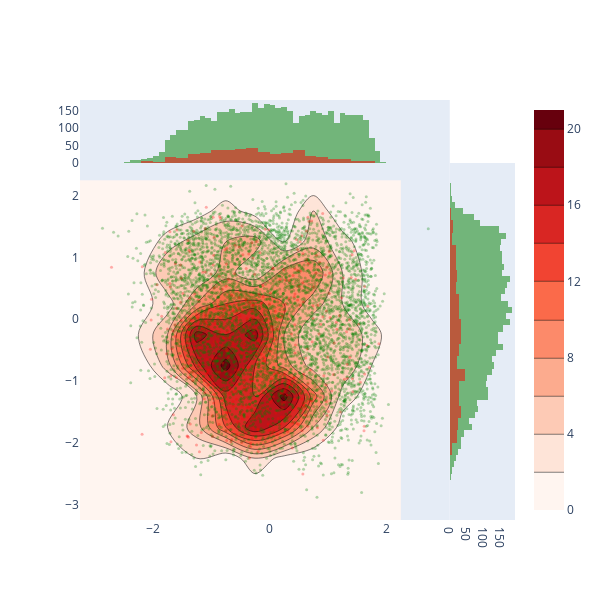

Notebook code cell kept with this figure:
### Code cell
import plotly.graph_objects as go

fig = go.Figure()
fig.add_trace(go.Histogram2dContour(
        x = comps.loc[comps.Red==1, "COM_x_z"],
        y = comps.loc[comps.Red==1, "COM_y_z"],
        colorscale = 'Reds_r',
        reversescale = True,
        xaxis = 'x',
        yaxis = 'y',
        opacity = 1,
    ))
fig.add_trace(go.Scatter(
        x = comps.loc[comps.Red==0, "COM_x_z"],
        y = comps.loc[comps.Red==0, "COM_y_z"],
        xaxis = 'x',
        yaxis = 'y',
        mode = 'markers',
        marker = dict(
            color = 'green',
            size = 3,
            opacity = 0.3
        )
    ))
fig.add_trace(go.Scatter(
        x = comps.loc[comps.Red==1, "COM_x_z"],
        y = comps.loc[comps.Red==1, "COM_y_z"],
        xaxis = 'x',
        yaxis = 'y',
        mode = 'markers',
        marker = dict(
            color = 'red',
            size = 3,
            opacity = 0.3
        )
    ))
fig.add_trace(go.Histogram(
        y = comps.loc[comps.Red==0, "COM_y_z"],
        xaxis = 'x2',
        marker = dict(
            color = 'green',
            opacity = 0.5
        )
    ))
fig.add_trace(go.Histogram(
        x = comps.loc[comps.Red==0, "COM_x_z"],
        yaxis = 'y2',
        marker = dict(
            color = 'green',
            opacity = 0.5
        )
    ))
fig.add_trace(go.Histogram(
        y = comps.loc[comps.Red==1, "COM_y_z"],
        xaxis = 'x2',
        marker = dict(
            color = 'red',
            opacity = 0.5
        )
    ))
fig.add_trace(go.Histogram(
        x = comps.loc[comps.Red==1, "COM_x_z"],
        yaxis = 'y2',
        marker = dict(
            color = 'red',
            opacity = 0.5
        )
    ))

fig.update_layout(
    autosize = False,
    xaxis = dict(
        zeroline = False,
        domain = [0,0.85],
        showgrid = False
    ),
    yaxis = dict(
        zeroline = False,
        domain = [0,0.85],
        showgrid = False
    ),
    xaxis2 = dict(
        zeroline = False,
        domain = [0.85,1],
        showgrid = False
    ),
    yaxis2 = dict(
        zeroline = False,
        domain = [0.85,1],
        showgrid = False
    ),
    height = 600,
    width = 600,
    bargap = 0,
    hovermode = 'closest',
    showlegend = False,
    barmode='overlay'
)

fig.show()

### Figure 1 — Plotly figure (JSON) as saved in the notebook; plotly's stock layout.template omitted (floating-point values rounded to 4 significant figures; data arrays with more than 128 entries replaced by an {"elided": "..."} marker saying what was removed)
{"data": [{"colorscale": [[0, "rgb(103,0,13)"], [0.125, "rgb(165,15,21)"], [0.25, "rgb(203,24,29)"], [0.375, "rgb(239,59,44)"], [0.5, "rgb(251,106,74)"], [0.625, "rgb(252,146,114)"], [0.75, "rgb(252,187,161)"], [0.875, "rgb(254,224,210)"], [1, "rgb(255,245,240)"]], "opacity": 1, "reversescale": true, "type": "histogram2dcontour", "x": {"elided": "444 float values"}, "xaxis": "x", "y": {"elided": "444 float values"}, "yaxis": "y"}, {"marker": {"color": "green", "opacity": 0.3, "size": 3}, "mode": "markers", "type": "scatter", "x": {"elided": "4928 float values"}, "xaxis": "x", "y": {"elided": "4928 float values"}, "yaxis": "y"}, {"marker": {"color": "red", "opacity": 0.3, "size": 3}, "mode": "markers", "type": "scatter", "x": {"elided": "444 float values"}, "xaxis": "x", "y": {"elided": "444 float values"}, "yaxis": "y"}, {"marker": {"color": "green", "opacity": 0.5}, "type": "histogram", "xaxis": "x2", "y": {"elided": "4928 float values"}}, {"marker": {"color": "green", "opacity": 0.5}, "type": "histogram", "x": {"elided": "4928 float values"}, "yaxis": "y2"}, {"marker": {"color": "red", "opacity": 0.5}, "type": "histogram", "xaxis": "x2", "y": {"elided": "444 float values"}}, {"marker": {"color": "red", "opacity": 0.5}, "type": "histogram", "x": {"elided": "444 float values"}, "yaxis": "y2"}], "layout": {"autosize": false, "bargap": 0, "barmode": "overlay", "height": 600, "hovermode": "closest", "showlegend": false, "width": 600, "xaxis": {"domain": [0, 0.85], "showgrid": false, "zeroline": false}, "xaxis2": {"domain": [0.85, 1], "showgrid": false, "zeroline": false}, "yaxis": {"domain": [0, 0.85], "showgrid": false, "zeroline": false}, "yaxis2": {"domain": [0.85, 1], "showgrid": false, "zeroline": false}}}
